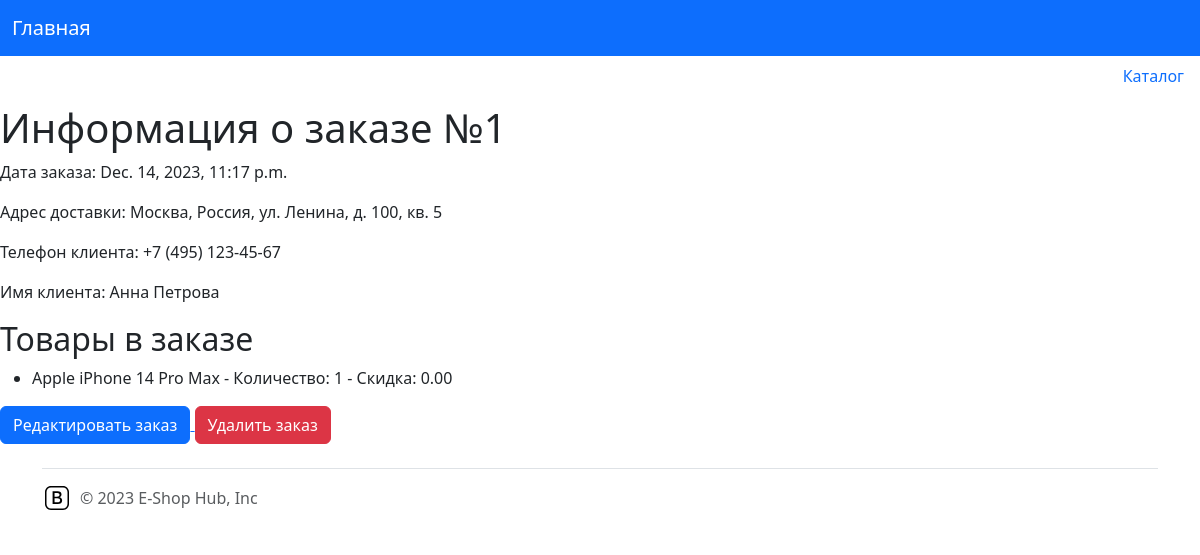
The app's page /orders/1/ with its own data.
### store/models.py (models this page shows, shortened)
class Order(models.Model):
    order_number = models.AutoField(primary_key=True)
    order_date = models.DateTimeField(auto_now_add=True)
    delivery_address = models.TextField()
    customer_phone = models.CharField(max_length=20)
    customer_name = models.CharField(max_length=100)
    products = models.ManyToManyField(Product, through='OrderPosition')

class OrderPosition(models.Model):
    order = models.ForeignKey(Order, on_delete=models.CASCADE)
    product = models.ForeignKey(Product, on_delete=models.CASCADE)
    quantity = models.PositiveIntegerField()
    discount = models.DecimalField(max_digits=5, decimal_places=2)

class Product(models.Model):
    name = models.CharField(max_length=100)
    description = models.TextField()
    price = models.DecimalField(max_digits=10, decimal_places=2)
    image = models.ImageField(upload_to='catalog/')
    created_at = models.DateTimeField(auto_now_add=True)
    updated_at = models.DateTimeField(auto_now=True)
    is_deleted = models.BooleanField(default=False)
    categories = models.ForeignKey(Category, on_delete=models.CASCADE, default=True)
    tags = models.ManyToManyField(Tag)

### store/views.py (the view)
# urls.py: path('orders/<int:pk>/', views.OrderDetailView.as_view(), name='order_detail'),
class OrderDetailView(DetailView):
    model = Order
    template_name = 'OrderView/order_detail.html'
    context_object_name = 'order'

### store/templates/OrderView/order_detail.html (shortened to what this page needs)
{% extends 'base.html' %}
{% block link1 %}<a class="nav-link" href="{% url 'catalog' %}">Каталог</a>{% endblock %}
{% block content %}
    <h1>Информация о заказе №{{ order.order_number }}</h1>
    <p>Дата заказа: {{ order.order_date }}</p>
    <p>Адрес доставки: {{ order.delivery_address }}</p>
    <p>Телефон клиента: {{ order.customer_phone }}</p>
    <p>Имя клиента: {{ order.customer_name }}</p>
    <h2>Товары в заказе</h2>
    <ul>
        {% for position in order.orderposition_set.all %}
            <li>{{ position.product.name }} - Количество: {{ position.quantity }} - Скидка: {{ position.discount }}</li>
        {% endfor %}
    </ul>
    <a href="{% url 'order_update' pk=order.pk %}">
        <button class="btn btn-primary">Редактировать заказ</button>
    </a>
    <a href="{% url 'order_delete' pk=order.pk %}">
        <button class="btn btn-danger">Удалить заказ</button>
    </a>
{% endblock %}

### records on screen
Order: order_number "1", order_date "Dec. 14, 2023, 11:17 p.m.", delivery_address "Москва, Россия, ул. Ленина, д. 100, кв. 5", customer_phone "+7 (495) 123-45-67", customer_name "Анна Петрова"
OrderPosition: product.name "Apple iPhone 14 Pro Max", quantity "1", discount "0.00"
